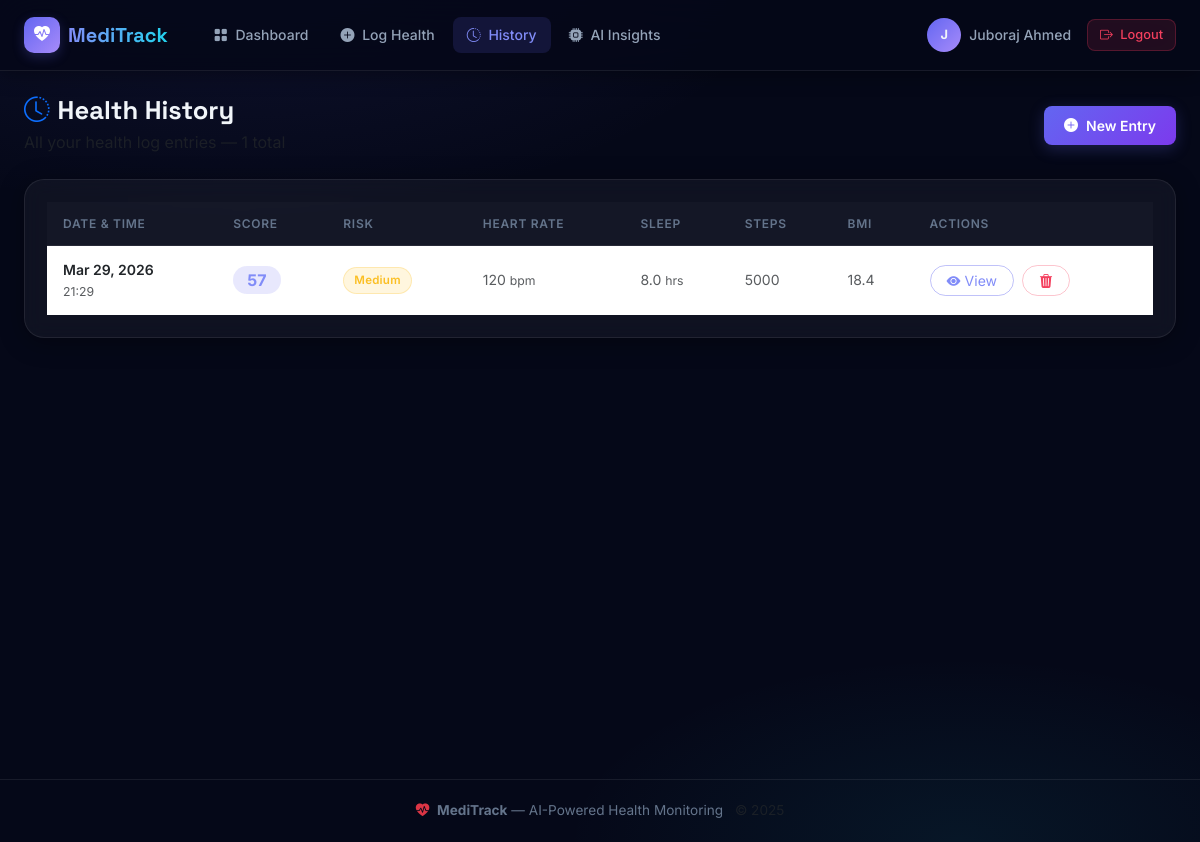
Page /history/ (signed in) on the committed database.
### health/models.py (models this page shows, shortened)
class HealthLog(models.Model):
    RISK_CHOICES = [
        ('low', 'Low'),
        ('medium', 'Medium'),
        ('high', 'High'),
    ]
    user = models.ForeignKey(
        User,
        on_delete=models.CASCADE,
        related_name='health_logs'
    )
    heart_rate = models.FloatField(
        help_text="Heart rate in beats per minute (bpm)"
    )
    sleep_hours = models.FloatField(
        help_text="Hours of sleep last night"
    )
    steps = models.IntegerField(
        help_text="Total steps walked today"
    )
    bmi = models.FloatField(
        help_text="Body Mass Index"
    )
    score = models.FloatField(
        default=0.0,
        help_text="Computed health score (0–100)"
    )
    risk_level = models.CharField(
        max_length=10,
        choices=RISK_CHOICES,
        default='low',
        help_text="Predicted risk level: low / medium / high"
    )
    notes = models.TextField(
        blank=True,
        null=True,
        help_text="Optional user notes for this entry"
    )
    created_at = models.DateTimeField(auto_now_add=True)
    class Meta:
        ordering = ['-created_at']
        verbose_name = 'Health Log'
        verbose_name_plural = 'Health Logs'

### health/views.py (the view)
# urls.py: path('history/',                views.history_view,    name='history'),
@login_required
def history_view(request):
    logs = HealthLog.objects.filter(user=request.user)
    return render(request, 'health/history.html', {'logs': logs})

### templates/health/history.html (shortened to what this page needs)
{% extends 'base.html' %}
{% block content %}
<div class="container-fluid px-4 py-4">
    <div class="d-flex align-items-center justify-content-between mb-4 flex-wrap gap-2">
        <div>
            <h1 class="page-title mb-0">
                <i class="bi bi-clock-history me-2 text-primary"></i>Health History
            </h1>
            <p class="text-muted mb-0 mt-1">All your health log entries — {{ logs.count }} total</p>
        </div>
        <a href="{% url 'log_health' %}" class="btn btn-primary-glow">
            <i class="bi bi-plus-circle-fill me-2"></i>New Entry
        </a>
    </div>
    {% if logs %}
    <div class="chart-card">
        <div class="table-responsive">
            <table class="table table-hover mt-table mb-0">
                <thead>
                    <tr>
                        <th>Date & Time</th>
                        <th>Score</th>
                        <th>Risk</th>
                        <th>Heart Rate</th>
                        <th>Sleep</th>
                        <th>Steps</th>
                        <th>BMI</th>
                        <th>Actions</th>
                    </tr>
                </thead>
                <tbody>
                    {% for log in logs %}
                    <tr>
                        <td>
                            <span class="fw-semibold">{{ log.created_at|date:"M d, Y" }}</span>
                            <small class="text-muted d-block">{{ log.created_at|time:"H:i" }}</small>
                        </td>
                        <td>
                            <span class="score-pill score-pill-lg">{{ log.score|floatformat:0 }}</span>
                        </td>
                        <td>
                            <span class="risk-tag risk-{{ log.risk_level }}">{{ log.risk_level|capfirst }}</span>
                        </td>
                        <td class="text-muted">{{ log.heart_rate|floatformat:0 }} <small>bpm</small></td>
                        <td class="text-muted">{{ log.sleep_hours|floatformat:1 }} <small>hrs</small></td>
                        <td class="text-muted">{{ log.steps }}</td>
                        <td class="text-muted">{{ log.bmi|floatformat:1 }}</td>
                        <td>
                            <div class="d-flex gap-2">
                                <a href="{% url 'log_detail' log.pk %}" class="btn btn-sm btn-outline-primary rounded-pill px-3">
                                    <i class="bi bi-eye-fill me-1"></i>View
                                </a>
                                <form method="post" action="{% url 'delete_log' log.pk %}"
                                      onsubmit="return confirm('Delete this entry?');">
                                    <button type="submit" class="btn btn-sm btn-outline-danger rounded-pill px-3">
                                        <i class="bi bi-trash3-fill"></i>
                                    </button>
                                </form>
                            </div>
                        </td>
                    </tr>
                    {% endfor %}
                </tbody>
            </table>
        </div>
    </div>
    {% endif %}
</div>
{% endblock %}

### templates/base.html (shortened to what this page needs)
<!DOCTYPE html>
<html lang="en">
<head>
    <link href="https://cdn.jsdelivr.net/npm/bootstrap@5.3.0/dist/css/bootstrap.min.css" rel="stylesheet">
    <link href="https://cdn.jsdelivr.net/npm/bootstrap-icons@1.11.0/font/bootstrap-icons.css" rel="stylesheet">
    {% load static %}
    <link rel="stylesheet" href="{% static 'css/meditrack.css' %}">
</head>
<body>
<nav class="navbar navbar-expand-lg navbar-dark mt-sidebar" id="mainNav">
    <div class="container-fluid px-4">
        <a class="navbar-brand d-flex align-items-center gap-2" href="{% url 'dashboard' %}">
            <div class="brand-icon">
                <i class="bi bi-heart-pulse-fill"></i>
            </div>
            <span class="brand-name">MediTrack</span>
        </a>
        <div class="collapse navbar-collapse" id="navbarNav">
            {% if user.is_authenticated %}
            <ul class="navbar-nav me-auto ms-3 gap-1">
                <li class="nav-item">
                    <a class="nav-link nav-pill {% if request.resolver_match.url_name == 'dashboard' %}active{% endif %}"
                       href="{% url 'dashboard' %}">
                        <i class="bi bi-grid-fill me-1"></i> Dashboard
                    </a>
                </li>
                <li class="nav-item">
                    <a class="nav-link nav-pill {% if request.resolver_match.url_name == 'log_health' %}active{% endif %}"
                       href="{% url 'log_health' %}">
                        <i class="bi bi-plus-circle-fill me-1"></i> Log Health
                    </a>
                </li>
                <li class="nav-item">
                    <a class="nav-link nav-pill {% if request.resolver_match.url_name == 'history' %}active{% endif %}"
                       href="{% url 'history' %}">
                        <i class="bi bi-clock-history me-1"></i> History
                    </a>
                </li>
                <li class="nav-item">
                    <a class="nav-link nav-pill {% if request.resolver_match.url_name == 'ml_insights' %}active{% endif %}"
                       href="{% url 'ml_insights' %}">
                        <i class="bi bi-cpu-fill me-1"></i> AI Insights
                    </a>
                </li>
            </ul>
            <div class="d-flex align-items-center gap-3">
                <div class="user-badge">
                    <div class="user-avatar">{{ user.username|first|upper }}</div>
                    <span class="user-name d-none d-md-inline">{{ user.get_full_name|default:user.username }}</span>
                </div>
                <a href="{% url 'logout' %}" class="btn btn-logout btn-sm">
                    <i class="bi bi-box-arrow-right me-1"></i> Logout
                </a>
            </div>
            {% endif %}
        </div>
    </div>
</nav>
<main class="main-content">
    {% block content %}{% endblock %}
</main>
<footer class="site-footer mt-5">
    <div class="container text-center">
        <p class="mb-0">
            <i class="bi bi-heart-pulse-fill text-danger me-1"></i>
            <strong>MediTrack</strong> — AI-Powered Health Monitoring
            <span class="text-muted ms-2">© 2025</span>
        </p>
    </div>
</footer>
</body>
</html>

### rows in the picture
HealthLog: created_at "Mar 29, 2026", created_at "21:29", score "57", risk_level "Medium", heart_rate "120", sleep_hours "8.0", steps "5000", bmi "18.4"

### other values in the picture
{{ user.username|first|upper }} "J"
{{ user.get_full_name|default:user.username }} "Juboraj Ahmed"
